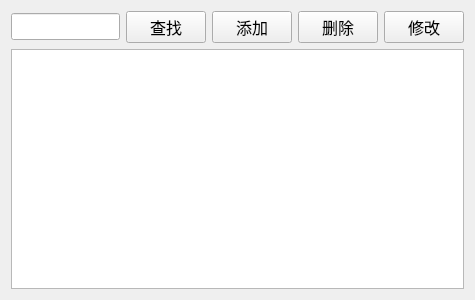
<?xml version="1.0" encoding="UTF-8"?>
<ui version="4.0">
 <class>PatientView</class>
 <widget class="QWidget" name="PatientView">
  <property name="geometry">
   <rect>
    <x>0</x>
    <y>0</y>
    <width>475</width>
    <height>300</height>
   </rect>
  </property>
  <property name="windowTitle">
   <string>患者管理</string>
  </property>
  <layout class="QVBoxLayout" name="verticalLayout">
   <item>
    <layout class="QHBoxLayout" name="horizontalLayout">
     <item>
      <widget class="QLineEdit" name="txtSearch">
       <property name="minimumSize">
        <size>
         <width>0</width>
         <height>0</height>
        </size>
       </property>
       <property name="font">
        <font>
         <pointsize>12</pointsize>
        </font>
       </property>
      </widget>
     </item>
     <item>
      <widget class="QPushButton" name="btSearch">
       <property name="font">
        <font>
         <pointsize>12</pointsize>
        </font>
       </property>
       <property name="text">
        <string>查找</string>
       </property>
      </widget>
     </item>
     <item>
      <widget class="QPushButton" name="btAdd">
       <property name="font">
        <font>
         <pointsize>12</pointsize>
        </font>
       </property>
       <property name="text">
        <string>添加</string>
       </property>
      </widget>
     </item>
     <item>
      <widget class="QPushButton" name="btDelete">
       <property name="font">
        <font>
         <pointsize>12</pointsize>
        </font>
       </property>
       <property name="text">
        <string>删除</string>
       </property>
      </widget>
     </item>
     <item>
      <widget class="QPushButton" name="btEdit">
       <property name="font">
        <font>
         <pointsize>12</pointsize>
        </font>
       </property>
       <property name="text">
        <string>修改</string>
       </property>
      </widget>
     </item>
    </layout>
   </item>
   <item>
    <widget class="QTableView" name="tableView">
     <property name="font">
      <font>
       <pointsize>10</pointsize>
      </font>
     </property>
    </widget>
   </item>
  </layout>
 </widget>
 <resources/>
 <connections/>
</ui>
